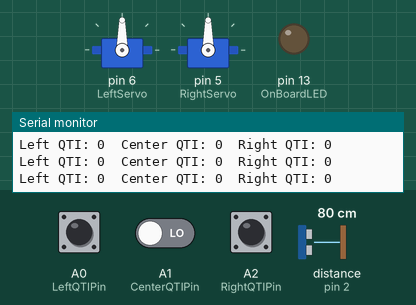
Recording of a sketch running on a simulated Arduino Uno, built with avr-gcc and run on an emulated ATmega328P. Shown: 2 × servo, output pins drawn as LEDs (lit = HIGH), the last lines printed to the serial monitor. Wiring (inferred from the names in the program): ultrasonic range finder: trigger pin 2; echo pin 2. The inputs (shaded band) are chosen by the test bench; at power-on: distance to the obstacle (sensor on pin 2) 80 cm, A0 (LeftQTIPin) LOW, A1 (CenterQTIPin) LOW, A2 (RightQTIPin) LOW. The echo pulse lasts 58.3 µs per cm.

Above: at 4.2 s.
4.3 s: distance to the obstacle (sensor on pin 2) set to 2 cm
At 4.7 s:
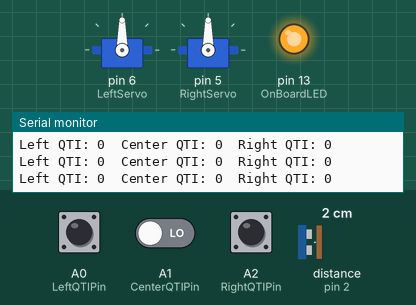
7.3 s: A0 (LeftQTIPin) pulled HIGH for 3.2 s
At 8.1 s:
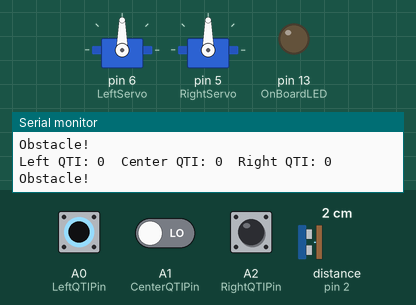
12.0 s: A1 (CenterQTIPin) driven HIGH
At 12.5 s:
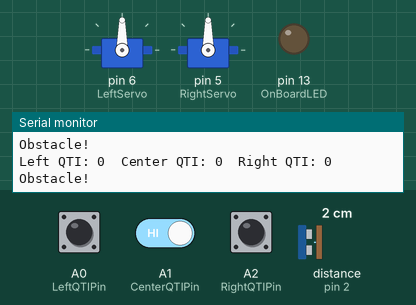
13.5 s: A1 (CenterQTIPin) driven LOW
At 13.9 s:
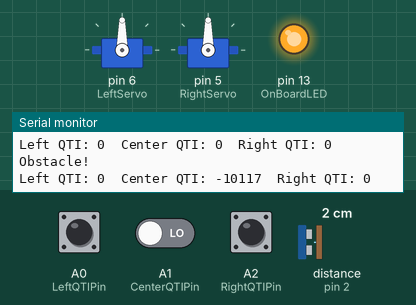
16.5 s: A2 (RightQTIPin) pulled HIGH for 3.2 s
At 17.6 s:
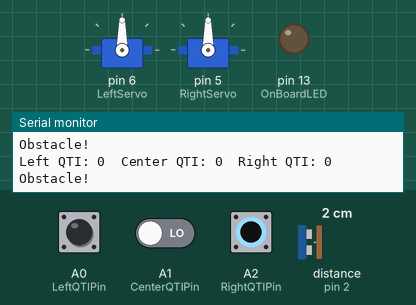
21.2 s: distance to the obstacle (sensor on pin 2) set to 4 cm
At 21.8 s:
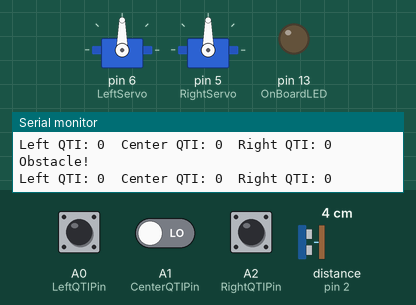
Timing chart, 0 to 24.2 s (numbered marks = the images above; inputs shaded):
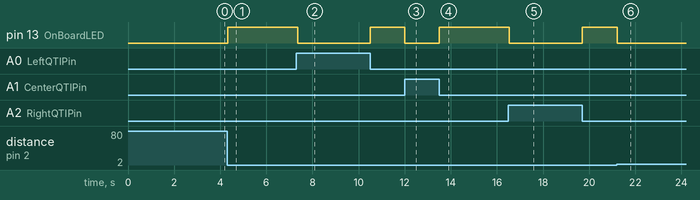

The sketch:

LineFollowDemo.ino
```cpp
// (licence header left out)
#include <Servo.h>

#define SonarPin 2        // Sonar pin
#define OnBoardLED 13     // On board LED for signalling and debugging
#define RightServo 5      // Right servo pin
#define LeftServo 6       // left servo pin
#define LeftQTIPin A0     // Left IR sensor pin
#define CenterQTIPin A1   // Center IR sensor pin
#define RightQTIPin A2    // Right IR sensor pin
#define ServoStop 90      // PWM value to stop the servos
//----------------- Parallax Servos---------------------------------------
#define CWSFull 70         // PWM value for clockwise servo motion - High Speed
#define CCWSFull 110      // PWM value for counter clockwise servo motion - High Speed
#define CWSMid 80         // PWM value for clockwise servo motion - Mid Speed
#define CCWSMid 100       // PWM value for counter clockwise servo motion - Mid Speed
#define CWSSlow 85        // PWM value for clockwise servo motion - Slow Speed
#define CCWSSlow 95       // PWM value for counter clockwise servo motion - Slow Speed

#define RWOffSet  0       // Right and left servo velocity offsets. Compensates for
#define LWOffSet  0       // differences in servos velocities that can't be fixed in calibration.
                          // Helps bots maintain straight line of travel.

#define Threshold 100     // This is the threshold from white to black. You will have to adjust this
                          // for each bot based on tests performed with the QTI tests. Any values less
                          // than Threshold will be considered white. Above Threshold, black.

// Parameters

int leftQti;              // Left IR sensor value
int centerQti;            // Center IR sensor value
int rightQti;             // Right IR sensor value

Servo leftservo;          // Left servo object
Servo rightservo;         // Right servo object

// Set up

void setup()
{
  // Initialize the Serial port:
  Serial.begin(9600);
  leftservo.attach(LeftServo);
  rightservo.attach(RightServo);
  leftservo.write(ServoStop);
  rightservo.write(ServoStop);

  pinMode(OnBoardLED, OUTPUT);
  delay(3000);    // Some delay
}

void loop()
{
    // Read the QTI sensors
    leftQti = ReadQTI(LeftQTIPin);
    centerQti = ReadQTI(CenterQTIPin);
    rightQti = ReadQTI(RightQTIPin);

    // These are debug messages - obviously not printed when untethered
    Serial.print("Left QTI: ");
    Serial.print(leftQti);      // Displays results of left QTI
    Serial.print("  Center QTI: ");
    Serial.print(centerQti);    // Displays results of center QTI
    Serial.print("  Right QTI: ");
    Serial.println(rightQti);   // Displays results of right QTI

    // In this section we check the values of the Sonar and the QTI pins
    // and figure out what to do.

    if (Obstacle(SonarPin))
    {
      // Some obstacle is in front of the robot (within 2 inches)
      Serial.println("Obstacle!");
      leftservo.write(ServoStop);
      rightservo.write(ServoStop);

    } else if ((leftQti<Threshold) && (centerQti>Threshold) && (rightQti<Threshold)) {

      // centered on the line
      leftservo.write(CCWSFull+LWOffSet);
      rightservo.write(CWSFull+RWOffSet);
      Serial.println( "centered" );

    } else  if ((leftQti>Threshold) && (centerQti<Threshold) && (rightQti<Threshold)) {

      // Drifted right
      leftservo.write(91);    // #TODO, magic number
      rightservo.write(83);   // #TODO, magic number
      Serial.println( "jog right" );

    } else if ((leftQti<Threshold) && (centerQti<Threshold) && (rightQti>Threshold)) {

      // Drifted left
      leftservo.write(97);    // #TODO, magic number
      rightservo.write(89);   // #TODO, magic number
      Serial.println( "jog left" );

    } else if ((leftQti>Threshold) && (centerQti>Threshold) && (rightQti>Threshold)) {

      // At shipping
      Serial.println( "shipping" );
      leftservo.write(ServoStop);
      rightservo.write(ServoStop);
      delay(3000);
      leftservo.write(CCWSMid+LWOffSet);
      rightservo.write(CWSMid+RWOffSet);
      delay(500);

    } else if (((leftQti>Threshold) && (centerQti<Threshold) && (rightQti>Threshold))
      || (((leftQti>Threshold) && (centerQti>Threshold) && (rightQti<Threshold)))
      || (((leftQti<Threshold) && (centerQti>Threshold) && (rightQti>Threshold)))) {

      // At receiving
      Serial.println( "receiving" );
      leftservo.write(ServoStop);
      rightservo.write(ServoStop);
      delay(3000);
      leftservo.write(CCWSMid+LWOffSet);
      rightservo.write(CWSMid+LWOffSet);
      delay(500);

    }

} // loop

/****************************************************************
* ReadQTI (int pin)
*
* Parameters:
*              int pin - the pin on the Arduino where the QTI
*                        sensor is connected.
* Description:
*  - Reads the shade of the area under the QTI
* sensor by determines how long it takes an on-board capactior
* to charge/discharge. This method initalizes the sensor pin as
* output and charges the capacitor on the QTI. The QTI emits IR
* light which is reflected off of any surface in front of the
* sensor. The amount of IR light reflected back is detected by
* the IR resistor on the QTI. This is the resistor that the
* capacitor discharges through. The amount of time it takes to
* discharge determines how much light, and therefore the
* lightness or darkness of the material in front of the QTI
* sensor.
*
* Zero or lower single digit values indicate white
* Higher values indicate dark
****************************************************************/

long ReadQTI(int sensorIn)
{
  long duration = 0;
  pinMode(sensorIn, OUTPUT);          // Sets pin as OUTPUT
  digitalWrite(sensorIn, HIGH);       // Pin HIGH
  delay(1);                           // Allow capacitor to fully discharge
  pinMode(sensorIn, INPUT);           // Sets pin as INPUT
  digitalWrite(sensorIn, LOW);        // Pin LOW
  while (digitalRead(sensorIn))
    duration++;                       // LOW (cap discharges)

  return duration;                    // Returns the duration of the pulse
}

/****************************************************************
* boolean Obstacle (int pin)
*
* Parameters: None
*              int pin - the pin on the Arduino where the sonar
*                        is connected.
* Description:
* Issues a command to the sonar checks for objects in front of the
* robot. If there is an obstacal within 2 inches this method will
* return true, otherwise it will return false.
****************************************************************/
boolean Obstacle( int pin )
{
  if (ReadSonarInches(SonarPin) <= 3 )
  {
    return( true );

  } else {
    return( false );
  }

}

/****************************************************************
* ReadSonarInches (int pin)
*
* Parameters:
*              int pin - the pin on the Arduino where the sonar
*                        is connected.
* Description:
* Issues a command for the sonar to perform a ping-echo to
* determine the distance of any objects in front of the sonar. A
* pulse triggers the ping, then we count how long it takes to
* receive the return echo. The ping))) sonar will measure between
* 1 inch and 144 inches. This routine returns distance in inches.
*
****************************************************************/

long ReadSonarInches( int pin )
{

  long duration;  // Duration of the ping/echo
  long inches;    // Distance in inches


  // The sonar is triggered by a HIGH pulse of 2 or more microseconds.
  // Give a short LOW pulse beforehand to ensure a clean HIGH pulse:

  pinMode(pin, OUTPUT);
  digitalWrite(pin, LOW);
  delayMicroseconds(2);
  digitalWrite(pin, HIGH);
  delayMicroseconds(5);
  digitalWrite(pin, LOW);

  // The same pin is used to read the signal from the sonar. A HIGH
  // pulse whose duration is the time (in microseconds) from the sending
  // of the ping to the reception of its echo off of an object.

  pinMode(pin, INPUT);
  duration = pulseIn(pin, HIGH);

  // Sound travels at 1130 feet per second, so there are 73.746 microseconds per inch.
  // This gives the distance travelled by the ping, outbound and return, so we divide
  // by 2 to get the distance to the obstacle.

  if (duration/74/2 == 0 )
  {
    digitalWrite(OnBoardLED, HIGH);
    delay(500);
    digitalWrite(OnBoardLED, LOW);
  }
  return duration/74/2;
}
```

Measured:
- after the input at 4.3 s, pin 13 (OnBoardLED): LOW → HIGH at once
- after the input at 7.3 s, pin 13 (OnBoardLED): HIGH → LOW after 0.06 s, → HIGH 3.1 s later
- after the input at 12.0 s, pin 13 (OnBoardLED): HIGH → LOW at once
- after the input at 13.5 s, pin 13 (OnBoardLED): LOW → HIGH at once
- after the input at 16.5 s, pin 13 (OnBoardLED): HIGH → LOW at once, → HIGH 3.2 s later
- after the input at 21.2 s, pin 13 (OnBoardLED): HIGH → LOW at once
